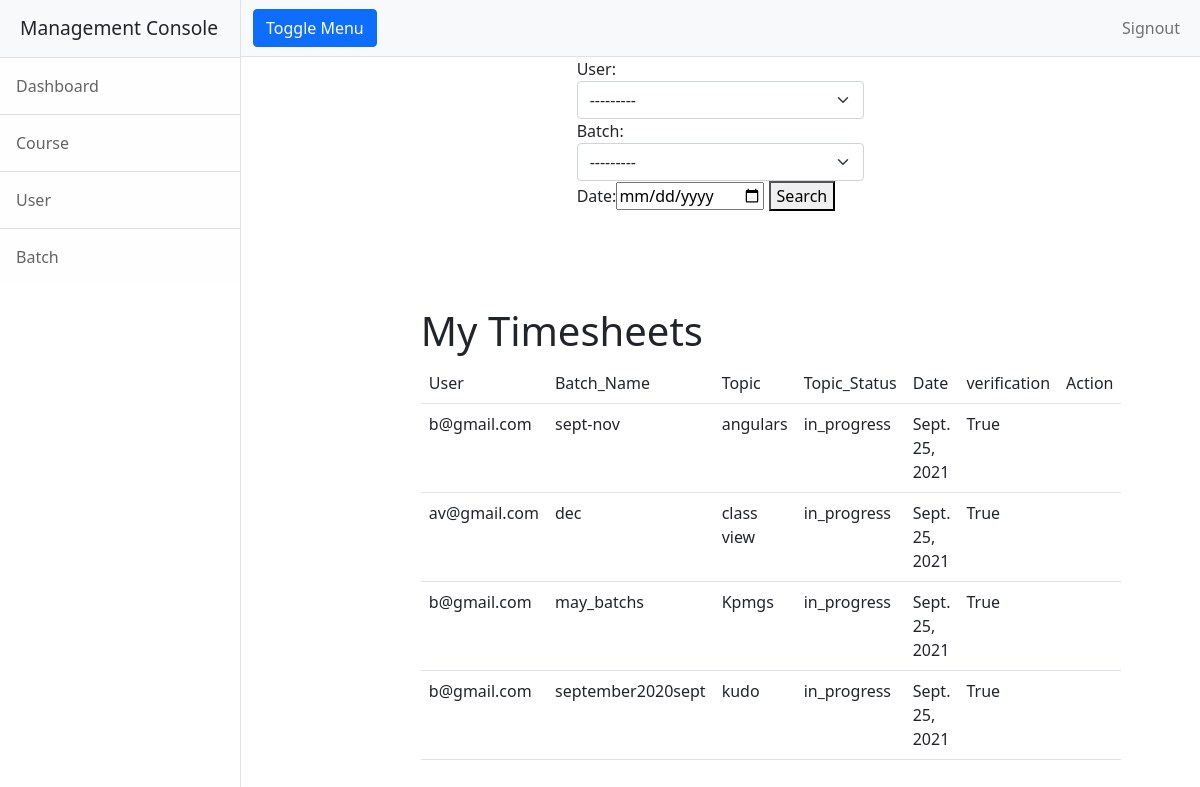
The app's page /centerhead/admin/timesheet/listview (signed in) with its own data.
### reporting/models.py (models this page shows, shortened)
class Timesheet(models.Model):
    user=models.CharField(max_length=120)
    batch=models.ForeignKey(Batch,on_delete=models.CASCADE)
    topic=models.CharField(max_length=120)
    date=models.DateField(auto_now_add=True)
    verified=models.BooleanField(default=False)
    options=(("in_progress","in_progress"),("completed","completed"))
    topic_status=models.CharField(max_length=120,choices=options,default="in_progress")

class Batch(models.Model):
    course=models.ForeignKey(Course,on_delete=models.CASCADE)
    batch_name = models.CharField(max_length=100, unique=True)
    is_active = models.BooleanField(default=True)
    def __str__(self):
        return self.batch_name

### reporting/views.py (the view)
# urls.py: path("admin/timesheet/listview",views.AdminTimesheetsList.as_view(),name="adminlistview"),
class AdminTimesheetsList(FilterView):
    model = Timesheet
    template_name = "reporting/admin_timesheets_list.html"
    context_object_name = "timesheets"
    filterset_class=TimesheetFilter
    context={}
    def get_context_data(self, **kwargs):
        context = super().get_context_data(**kwargs)
        context["filters"] = self.filterset_class
        if self.request.user.is_admin:
            queryset = self.model.objects.all()
        else:
            queryset = self.model.objects.filter(user=self.request.user, verified=False)
        context["queryset"]=queryset
        return context

### reporting/models.py (called while the page is built)
    def __str__(self):
        return self.email

### reporting/templates/reporting/admin_timesheets_list.html (shortened to what this page needs)
<!DOCTYPE html>
{%extends 'reporting/base.html' %}
{%block body_block%}
<div class="container">
    <div class="row">
        <div class="col-4"></div>
        <div class="col-4 mb-5">
          <form action="" method="get">
                {{filters.form}}
                <button type="submit">Search</button>
           </form>
        </div>
        <div class="col-4"></div>
    </div>
    <div class="row">
        <div class="col-2"></div>
        <div class="col-9 mt-5">
           <table class="table">
               <h1>My Timesheets</h1>
               <tr>
                   <td>User</td>
                   <td>Batch_Name</td>
                    <td>Topic</td>
                   <td>Topic_Status</td>
                   <td>Date</td>
                   <td>verification</td>
                   <td>Action</td>
               </tr>
               {%for timesheet in timesheets%}
               <tr>
                   <td>{{timesheet.user}}</td>
                   <td>{{timesheet.batch}}</td>
                 <td>{{timesheet.topic}}</td>
                   <td>{{timesheet.topic_status}}</td>
                          <td>{{timesheet.date}}</td>
                   <td>{{timesheet.verified}}</td>
                   <td>
               </tr>
               {%endfor%}
           </table>
        </div>
        <div class="col-1"></div>
    </div>
</div>
{%endblock%}

### records on screen
Timesheet: user "b@gmail.com", batch "sept-nov", topic "angulars", topic_status "in_progress", date "Sept. 25, 2021", verified "True"
Timesheet: user "av@gmail.com", batch "dec", topic "class view", topic_status "in_progress", date "Sept. 25, 2021", verified "True"
Timesheet: user "b@gmail.com", batch "may_batchs", topic "Kpmgs", topic_status "in_progress", date "Sept. 25, 2021", verified "True"
Timesheet: user "b@gmail.com", batch "september2020sept", topic "kudo", topic_status "in_progress", date "Sept. 25, 2021", verified "True"
